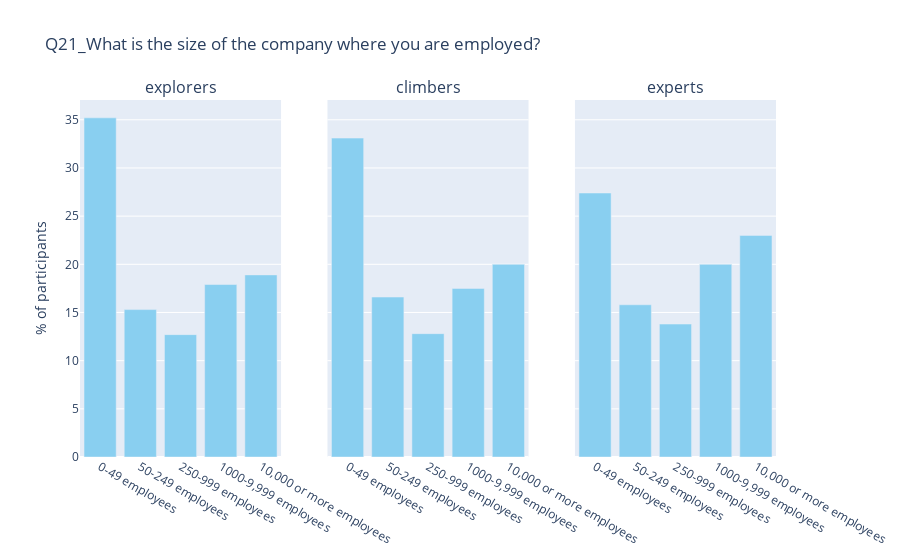

Notebook code for this chart:
### Markdown cell above
Computer and Technology is the most popular industry for all of the clusters, C2 has the highest among the three, 5% and 8 percentage points higher than C1 and C0 respectively. On the other hand, the second most popular industry is Academia/Education. Even though cluster 2 has the highest share of master and doctor degree participants, its share that work in the Academia is comparatively lower. The third most popular industry is Finance/Accounting and the share of each cluster is actually close.

### Code cell
size_emp_aggr = cluster_aggr(binary_data, range(qs_num["SizeEmployer"][0], qs_num["SizeEmployer"][1]))
size_emp_aggr = percentage_row(size_emp_aggr)

cols = size_emp_aggr.columns.tolist()


cols_order = ['cluster',
 '0-49 employees',
 '50-249 employees',
 '250-999 employees',
 '1000-9,999 employees',
 '10,000 or more employees']


cols_final = []
for col_1 in cols_order:
    col_1_index = cols_order.index(col_1)
    for col_2 in cols:
        if col_1 in col_2:
            cols_final.insert(col_1_index, col_2)

size_emp_aggr = size_emp_aggr[cols_final]

size_emp_aggr = size_emp_aggr.loc[size_emp_aggr['cluster'].isin([0,1,2])]

plot_bar_perc(size_emp_aggr, cols)

### Figure 1 — Plotly figure (JSON) as saved in the notebook; plotly's stock layout.template omitted (floating-point values rounded to 4 significant figures)
{"data": [{"marker": {"color": "#89CFF0"}, "type": "bar", "x": ["0-49 employees"], "xaxis": "x", "y": [35.2], "yaxis": "y"}, {"marker": {"color": "#89CFF0"}, "type": "bar", "x": ["50-249 employees"], "xaxis": "x", "y": [15.3], "yaxis": "y"}, {"marker": {"color": "#89CFF0"}, "type": "bar", "x": ["250-999 employees"], "xaxis": "x", "y": [12.7], "yaxis": "y"}, {"marker": {"color": "#89CFF0"}, "type": "bar", "x": ["1000-9,999 employees"], "xaxis": "x", "y": [17.9], "yaxis": "y"}, {"marker": {"color": "#89CFF0"}, "type": "bar", "x": ["10,000 or more employees"], "xaxis": "x", "y": [18.9], "yaxis": "y"}, {"marker": {"color": "#89CFF0"}, "type": "bar", "x": ["0-49 employees"], "xaxis": "x2", "y": [33.1], "yaxis": "y2"}, {"marker": {"color": "#89CFF0"}, "type": "bar", "x": ["50-249 employees"], "xaxis": "x2", "y": [16.6], "yaxis": "y2"}, {"marker": {"color": "#89CFF0"}, "type": "bar", "x": ["250-999 employees"], "xaxis": "x2", "y": [12.8], "yaxis": "y2"}, {"marker": {"color": "#89CFF0"}, "type": "bar", "x": ["1000-9,999 employees"], "xaxis": "x2", "y": [17.5], "yaxis": "y2"}, {"marker": {"color": "#89CFF0"}, "type": "bar", "x": ["10,000 or more employees"], "xaxis": "x2", "y": [20], "yaxis": "y2"}, {"marker": {"color": "#89CFF0"}, "type": "bar", "x": ["0-49 employees"], "xaxis": "x3", "y": [27.4], "yaxis": "y3"}, {"marker": {"color": "#89CFF0"}, "type": "bar", "x": ["50-249 employees"], "xaxis": "x3", "y": [15.8], "yaxis": "y3"}, {"marker": {"color": "#89CFF0"}, "type": "bar", "x": ["250-999 employees"], "xaxis": "x3", "y": [13.8], "yaxis": "y3"}, {"marker": {"color": "#89CFF0"}, "type": "bar", "x": ["1000-9,999 employees"], "xaxis": "x3", "y": [20], "yaxis": "y3"}, {"marker": {"color": "#89CFF0"}, "type": "bar", "x": ["10,000 or more employees"], "xaxis": "x3", "y": [23], "yaxis": "y3"}], "layout": {"annotations": [{"font": {"size": 16}, "showarrow": false, "text": "explorers", "x": 0.1444, "xanchor": "center", "xref": "paper", "y": 1, "yanchor": "bottom", "yref": "paper"}, {"font": {"size": 16}, "showarrow": false, "text": "climbers", "x": 0.5, "xanchor": "center", "xref": "paper", "y": 1, "yanchor": "bottom", "yref": "paper"}, {"font": {"size": 16}, "showarrow": false, "text": "experts", "x": 0.8556, "xanchor": "center", "xref": "paper", "y": 1, "yanchor": "bottom", "yref": "paper"}], "showlegend": false, "title": {"text": "Q21_What is the size of the company where you are employed?"}, "xaxis": {"anchor": "y", "domain": [0, 0.2889]}, "xaxis2": {"anchor": "y2", "domain": [0.3556, 0.6444]}, "xaxis3": {"anchor": "y3", "domain": [0.7111, 1]}, "yaxis": {"anchor": "x", "domain": [0, 1], "title": {"text": "% of participants"}}, "yaxis2": {"anchor": "x2", "domain": [0, 1], "matches": "y", "showticklabels": false}, "yaxis3": {"anchor": "x3", "domain": [0, 1], "matches": "y", "showticklabels": false}}}
